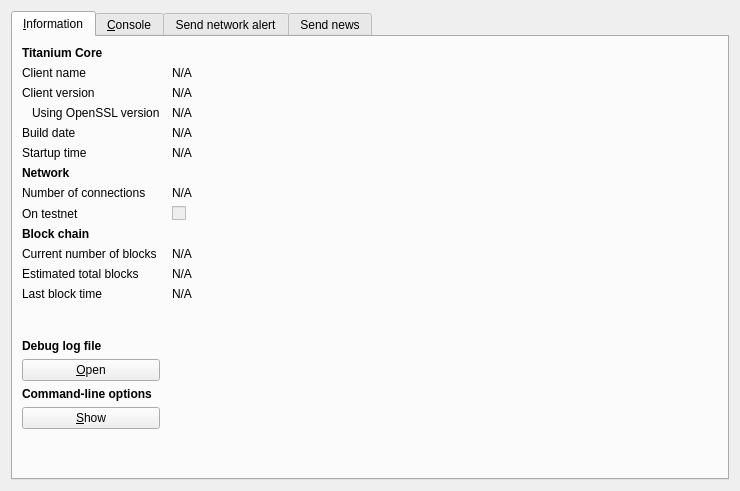
<?xml version="1.0" encoding="UTF-8"?>
<ui version="4.0">
 <class>RPCConsole</class>
 <widget class="QDialog" name="RPCConsole">
  <property name="geometry">
   <rect>
    <x>0</x>
    <y>0</y>
    <width>740</width>
    <height>491</height>
   </rect>
  </property>
  <property name="windowTitle">
   <string>Titanium - Debug window</string>
  </property>
  <layout class="QVBoxLayout" name="verticalLayout_2">
   <item>
    <widget class="QTabWidget" name="tabWidget">
     <property name="currentIndex">
      <number>0</number>
     </property>
     <widget class="QWidget" name="tab_info">
      <attribute name="title">
       <string>&amp;Information</string>
      </attribute>
      <layout class="QGridLayout" name="gridLayout" columnstretch="0,1">
       <property name="horizontalSpacing">
        <number>12</number>
       </property>
       <item row="0" column="0">
        <widget class="QLabel" name="label_9">
         <property name="font">
          <font>
           <weight>75</weight>
           <bold>true</bold>
          </font>
         </property>
         <property name="text">
          <string>Titanium Core</string>
         </property>
        </widget>
       </item>
       <item row="1" column="0">
        <widget class="QLabel" name="label_5">
         <property name="text">
          <string>Client name</string>
         </property>
        </widget>
       </item>
       <item row="1" column="1">
        <widget class="QLabel" name="clientName">
         <property name="cursor">
          <cursorShape>IBeamCursor</cursorShape>
         </property>
         <property name="text">
          <string>N/A</string>
         </property>
         <property name="textFormat">
          <enum>Qt::PlainText</enum>
         </property>
         <property name="textInteractionFlags">
          <set>Qt::LinksAccessibleByMouse|Qt::TextSelectableByKeyboard|Qt::TextSelectableByMouse</set>
         </property>
        </widget>
       </item>
       <item row="2" column="0">
        <widget class="QLabel" name="label_6">
         <property name="text">
          <string>Client version</string>
         </property>
        </widget>
       </item>
       <item row="2" column="1">
        <widget class="QLabel" name="clientVersion">
         <property name="cursor">
          <cursorShape>IBeamCursor</cursorShape>
         </property>
         <property name="text">
          <string>N/A</string>
         </property>
         <property name="textFormat">
          <enum>Qt::PlainText</enum>
         </property>
         <property name="textInteractionFlags">
          <set>Qt::LinksAccessibleByMouse|Qt::TextSelectableByKeyboard|Qt::TextSelectableByMouse</set>
         </property>
        </widget>
       </item>
       <item row="3" column="0">
        <widget class="QLabel" name="label_14">
         <property name="text">
          <string>Using OpenSSL version</string>
         </property>
         <property name="indent">
          <number>10</number>
         </property>
        </widget>
       </item>
       <item row="3" column="1">
        <widget class="QLabel" name="openSSLVersion">
         <property name="cursor">
          <cursorShape>IBeamCursor</cursorShape>
         </property>
         <property name="text">
          <string>N/A</string>
         </property>
         <property name="textFormat">
          <enum>Qt::PlainText</enum>
         </property>
         <property name="textInteractionFlags">
          <set>Qt::LinksAccessibleByMouse|Qt::TextSelectableByKeyboard|Qt::TextSelectableByMouse</set>
         </property>
        </widget>
       </item>
       <item row="4" column="0">
        <widget class="QLabel" name="label_12">
         <property name="text">
          <string>Build date</string>
         </property>
        </widget>
       </item>
       <item row="4" column="1">
        <widget class="QLabel" name="buildDate">
         <property name="cursor">
          <cursorShape>IBeamCursor</cursorShape>
         </property>
         <property name="text">
          <string>N/A</string>
         </property>
         <property name="textFormat">
          <enum>Qt::PlainText</enum>
         </property>
         <property name="textInteractionFlags">
          <set>Qt::LinksAccessibleByMouse|Qt::TextSelectableByKeyboard|Qt::TextSelectableByMouse</set>
         </property>
        </widget>
       </item>
       <item row="5" column="0">
        <widget class="QLabel" name="label_13">
         <property name="text">
          <string>Startup time</string>
         </property>
        </widget>
       </item>
       <item row="5" column="1">
        <widget class="QLabel" name="startupTime">
         <property name="cursor">
          <cursorShape>IBeamCursor</cursorShape>
         </property>
         <property name="text">
          <string>N/A</string>
         </property>
         <property name="textFormat">
          <enum>Qt::PlainText</enum>
         </property>
         <property name="textInteractionFlags">
          <set>Qt::LinksAccessibleByMouse|Qt::TextSelectableByKeyboard|Qt::TextSelectableByMouse</set>
         </property>
        </widget>
       </item>
       <item row="6" column="0">
        <widget class="QLabel" name="label_11">
         <property name="font">
          <font>
           <weight>75</weight>
           <bold>true</bold>
          </font>
         </property>
         <property name="text">
          <string>Network</string>
         </property>
        </widget>
       </item>
       <item row="7" column="0">
        <widget class="QLabel" name="label_7">
         <property name="text">
          <string>Number of connections</string>
         </property>
        </widget>
       </item>
       <item row="7" column="1">
        <widget class="QLabel" name="numberOfConnections">
         <property name="cursor">
          <cursorShape>IBeamCursor</cursorShape>
         </property>
         <property name="text">
          <string>N/A</string>
         </property>
         <property name="textFormat">
          <enum>Qt::PlainText</enum>
         </property>
         <property name="textInteractionFlags">
          <set>Qt::LinksAccessibleByMouse|Qt::TextSelectableByKeyboard|Qt::TextSelectableByMouse</set>
         </property>
        </widget>
       </item>
       <item row="8" column="0">
        <widget class="QLabel" name="label_8">
         <property name="text">
          <string>On testnet</string>
         </property>
        </widget>
       </item>
       <item row="8" column="1">
        <widget class="QCheckBox" name="isTestNet">
         <property name="enabled">
          <bool>false</bool>
         </property>
         <property name="text">
          <string/>
         </property>
        </widget>
       </item>
       <item row="9" column="0">
        <widget class="QLabel" name="label_10">
         <property name="font">
          <font>
           <weight>75</weight>
           <bold>true</bold>
          </font>
         </property>
         <property name="text">
          <string>Block chain</string>
         </property>
        </widget>
       </item>
       <item row="10" column="0">
        <widget class="QLabel" name="label_3">
         <property name="text">
          <string>Current number of blocks</string>
         </property>
        </widget>
       </item>
       <item row="10" column="1">
        <widget class="QLabel" name="numberOfBlocks">
         <property name="cursor">
          <cursorShape>IBeamCursor</cursorShape>
         </property>
         <property name="text">
          <string>N/A</string>
         </property>
         <property name="textFormat">
          <enum>Qt::PlainText</enum>
         </property>
         <property name="textInteractionFlags">
          <set>Qt::LinksAccessibleByMouse|Qt::TextSelectableByKeyboard|Qt::TextSelectableByMouse</set>
         </property>
        </widget>
       </item>
       <item row="11" column="0">
        <widget class="QLabel" name="label_4">
         <property name="text">
          <string>Estimated total blocks</string>
         </property>
        </widget>
       </item>
       <item row="11" column="1">
        <widget class="QLabel" name="totalBlocks">
         <property name="cursor">
          <cursorShape>IBeamCursor</cursorShape>
         </property>
         <property name="text">
          <string>N/A</string>
         </property>
         <property name="textFormat">
          <enum>Qt::PlainText</enum>
         </property>
         <property name="textInteractionFlags">
          <set>Qt::LinksAccessibleByMouse|Qt::TextSelectableByKeyboard|Qt::TextSelectableByMouse</set>
         </property>
        </widget>
       </item>
       <item row="12" column="0">
        <widget class="QLabel" name="label_2">
         <property name="text">
          <string>Last block time</string>
         </property>
        </widget>
       </item>
       <item row="12" column="1">
        <widget class="QLabel" name="lastBlockTime">
         <property name="cursor">
          <cursorShape>IBeamCursor</cursorShape>
         </property>
         <property name="text">
          <string>N/A</string>
         </property>
         <property name="textFormat">
          <enum>Qt::PlainText</enum>
         </property>
         <property name="textInteractionFlags">
          <set>Qt::LinksAccessibleByMouse|Qt::TextSelectableByKeyboard|Qt::TextSelectableByMouse</set>
         </property>
        </widget>
       </item>
       <item row="13" column="0">
        <spacer name="verticalSpacer_2">
         <property name="orientation">
          <enum>Qt::Vertical</enum>
         </property>
         <property name="sizeHint" stdset="0">
          <size>
           <width>20</width>
           <height>20</height>
          </size>
         </property>
        </spacer>
       </item>
       <item row="14" column="0">
        <widget class="QLabel" name="labelDebugLogfile">
         <property name="font">
          <font>
           <weight>75</weight>
           <bold>true</bold>
          </font>
         </property>
         <property name="text">
          <string>Debug log file</string>
         </property>
        </widget>
       </item>
       <item row="15" column="0">
        <widget class="QPushButton" name="openDebugLogfileButton">
         <property name="toolTip">
          <string>Open the Titanium debug log file from the current data directory. This can take a few seconds for large log files.</string>
         </property>
         <property name="text">
          <string>&amp;Open</string>
         </property>
         <property name="autoDefault">
          <bool>false</bool>
         </property>
        </widget>
       </item>
       <item row="16" column="0">
        <widget class="QLabel" name="labelCLOptions">
         <property name="font">
          <font>
           <weight>75</weight>
           <bold>true</bold>
          </font>
         </property>
         <property name="text">
          <string>Command-line options</string>
         </property>
        </widget>
       </item>
       <item row="17" column="0">
        <widget class="QPushButton" name="showCLOptionsButton">
         <property name="toolTip">
          <string>Show the Titanium-Qt help message to get a list with possible Titanium command-line options.</string>
         </property>
         <property name="text">
          <string>&amp;Show</string>
         </property>
         <property name="autoDefault">
          <bool>false</bool>
         </property>
        </widget>
       </item>
       <item row="18" column="0">
        <spacer name="verticalSpacer">
         <property name="orientation">
          <enum>Qt::Vertical</enum>
         </property>
         <property name="sizeHint" stdset="0">
          <size>
           <width>20</width>
           <height>40</height>
          </size>
         </property>
        </spacer>
       </item>
      </layout>
     </widget>
     <widget class="QWidget" name="tab_console">
      <attribute name="title">
       <string>&amp;Console</string>
      </attribute>
      <layout class="QVBoxLayout" name="verticalLayout_3">
       <property name="spacing">
        <number>3</number>
       </property>
       <item>
        <widget class="QTextEdit" name="messagesWidget">
         <property name="minimumSize">
          <size>
           <width>0</width>
           <height>100</height>
          </size>
         </property>
         <property name="readOnly">
          <bool>true</bool>
         </property>
         <property name="tabKeyNavigation" stdset="0">
          <bool>false</bool>
         </property>
         <property name="columnCount" stdset="0">
          <number>2</number>
         </property>
        </widget>
       </item>
       <item>
        <layout class="QHBoxLayout" name="horizontalLayout">
         <property name="spacing">
          <number>3</number>
         </property>
         <item>
          <widget class="QLabel" name="label">
           <property name="text">
            <string notr="true">&gt;</string>
           </property>
          </widget>
         </item>
         <item>
          <widget class="QLineEdit" name="lineEdit"/>
         </item>
         <item>
          <widget class="QPushButton" name="clearButton">
           <property name="maximumSize">
            <size>
             <width>24</width>
             <height>24</height>
            </size>
           </property>
           <property name="toolTip">
            <string>Clear console</string>
           </property>
           <property name="text">
            <string/>
           </property>
           <property name="icon">
            <iconset resource="../titanium.qrc">
             <normaloff>:/icons/remove</normaloff>:/icons/remove</iconset>
           </property>
           <property name="shortcut">
            <string notr="true">Ctrl+L</string>
           </property>
           <property name="autoDefault">
            <bool>false</bool>
           </property>
          </widget>
         </item>
        </layout>
       </item>
      </layout>
     </widget>
     <widget class="QWidget" name="tab_alert">
      <attribute name="title">
       <string>Send network alert</string>
      </attribute>
     </widget>
     <widget class="QWidget" name="tab_news">
      <attribute name="title">
       <string>Send news</string>
      </attribute>
      <widget class="QPlainTextEdit" name="teMessage">
       <property name="geometry">
        <rect>
         <x>100</x>
         <y>100</y>
         <width>611</width>
         <height>151</height>
        </rect>
       </property>
      </widget>
      <widget class="QLabel" name="label_15">
       <property name="geometry">
        <rect>
         <x>10</x>
         <y>20</y>
         <width>81</width>
         <height>17</height>
        </rect>
       </property>
       <property name="text">
        <string>Header</string>
       </property>
      </widget>
      <widget class="QLineEdit" name="leHeader">
       <property name="geometry">
        <rect>
         <x>100</x>
         <y>15</y>
         <width>611</width>
         <height>30</height>
        </rect>
       </property>
      </widget>
      <widget class="QLineEdit" name="leTrayNotify">
       <property name="geometry">
        <rect>
         <x>100</x>
         <y>55</y>
         <width>611</width>
         <height>30</height>
        </rect>
       </property>
      </widget>
      <widget class="QLabel" name="label_16">
       <property name="geometry">
        <rect>
         <x>10</x>
         <y>60</y>
         <width>81</width>
         <height>17</height>
        </rect>
       </property>
       <property name="text">
        <string>Tray</string>
       </property>
      </widget>
      <widget class="QLabel" name="label_17">
       <property name="geometry">
        <rect>
         <x>10</x>
         <y>160</y>
         <width>81</width>
         <height>17</height>
        </rect>
       </property>
       <property name="text">
        <string>Text</string>
       </property>
      </widget>
      <widget class="QDateTimeEdit" name="dtDate">
       <property name="geometry">
        <rect>
         <x>220</x>
         <y>260</y>
         <width>171</width>
         <height>27</height>
        </rect>
       </property>
      </widget>
      <widget class="QLabel" name="label_18">
       <property name="geometry">
        <rect>
         <x>110</x>
         <y>265</y>
         <width>81</width>
         <height>17</height>
        </rect>
       </property>
       <property name="text">
        <string>Date</string>
       </property>
      </widget>
      <widget class="QLabel" name="label_19">
       <property name="geometry">
        <rect>
         <x>430</x>
         <y>265</y>
         <width>81</width>
         <height>17</height>
        </rect>
       </property>
       <property name="text">
        <string>Expires On</string>
       </property>
      </widget>
      <widget class="QDateTimeEdit" name="dtExpiration">
       <property name="geometry">
        <rect>
         <x>540</x>
         <y>260</y>
         <width>171</width>
         <height>27</height>
        </rect>
       </property>
      </widget>
      <widget class="QLineEdit" name="leID">
       <property name="geometry">
        <rect>
         <x>220</x>
         <y>305</y>
         <width>171</width>
         <height>30</height>
        </rect>
       </property>
      </widget>
      <widget class="QLabel" name="label_20">
       <property name="geometry">
        <rect>
         <x>110</x>
         <y>310</y>
         <width>81</width>
         <height>17</height>
        </rect>
       </property>
       <property name="text">
        <string>ID</string>
       </property>
      </widget>
      <widget class="QLabel" name="label_21">
       <property name="geometry">
        <rect>
         <x>430</x>
         <y>310</y>
         <width>81</width>
         <height>17</height>
        </rect>
       </property>
       <property name="text">
        <string>Language</string>
       </property>
      </widget>
      <widget class="QComboBox" name="cbLanguage">
       <property name="geometry">
        <rect>
         <x>540</x>
         <y>305</y>
         <width>171</width>
         <height>27</height>
        </rect>
       </property>
       <property name="currentIndex">
        <number>-1</number>
       </property>
      </widget>
      <widget class="QLabel" name="label_22">
       <property name="geometry">
        <rect>
         <x>10</x>
         <y>365</y>
         <width>81</width>
         <height>17</height>
        </rect>
       </property>
       <property name="text">
        <string>Signature</string>
       </property>
      </widget>
      <widget class="QLineEdit" name="leSign">
       <property name="geometry">
        <rect>
         <x>100</x>
         <y>360</y>
         <width>611</width>
         <height>30</height>
        </rect>
       </property>
      </widget>
      <widget class="QPushButton" name="bPush">
       <property name="geometry">
        <rect>
         <x>580</x>
         <y>400</y>
         <width>131</width>
         <height>27</height>
        </rect>
       </property>
       <property name="text">
        <string>Send</string>
       </property>
      </widget>
     </widget>
    </widget>
   </item>
  </layout>
 </widget>
 <resources>
  <include location="../titanium.qrc"/>
 </resources>
 <connections/>
</ui>
